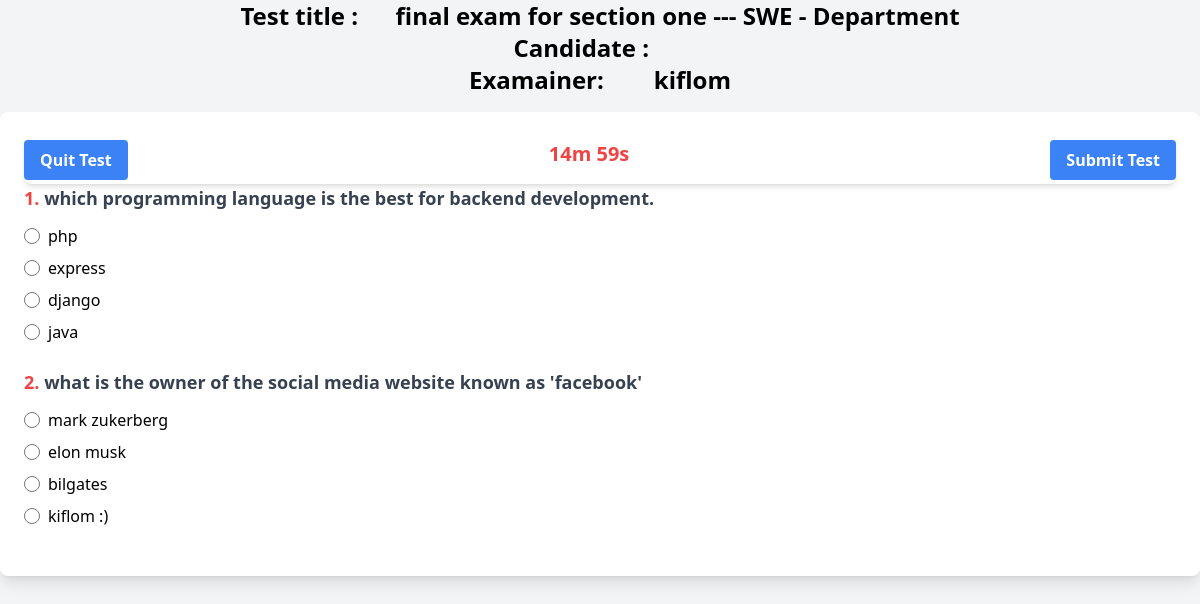
Screenshot of /server/dashboard/take_test.php?test_id=42 with the database file from the repository.
### tables this page shows
CREATE TABLE `tests` (
  `test_id` int(11) NOT NULL,
  `test_title` varchar(100) NOT NULL,
  `test_desc` varchar(1000) NOT NULL,
  `test_duration` int(11) NOT NULL,
  `test_catagory` varchar(100) NOT NULL,
  `test_author` varchar(100) NOT NULL
);

CREATE TABLE `questions` (
  `question_id` int(11) NOT NULL,
  `test_id` int(11) NOT NULL,
  `question_text` varchar(2000) NOT NULL,
  `option_1` varchar(1000) NOT NULL,
  `option_2` varchar(1000) NOT NULL,
  `option_3` varchar(1000) NOT NULL,
  `option_4` varchar(1000) NOT NULL,
  `correct_answer` int(11) NOT NULL
);

### server/dashboard/take_test.php (the view, shortened to what this page needs)
<?php
$test_id = $_GET['test_id'];
$host = 'localhost';
$db = 'quiz_app_details';
$user = 'root';
$pass = '';
$conn = new mysqli($host, $user, $pass, $db);
$sql = "SELECT * FROM tests WHERE test_id = '$test_id'";
$test_result = $conn->query($sql);
$test_row = $test_result->fetch_assoc();
$test_author = $test_row['test_author'];
$questions_sql = "SELECT * FROM questions WHERE test_id = '$test_id'";
$questions_result = $conn->query($questions_sql);
?>
<!DOCTYPE html>
<html lang="en">
<head>
    <script src="https://cdn.tailwindcss.com"></script>
</head>
<body class="bg-gray-100  items-center h-screen">
        <div class="text-2xl text-center font-semibold mb-4">Test title : &nbsp;&nbsp;&nbsp;&nbsp;&nbsp;<?php echo htmlspecialchars($test_row['test_title']); ?>
        <br/> Candidate :&nbsp;&nbsp;&nbsp;&nbsp;&nbsp;&nbsp;<?php echo $_SESSION['first_name']." ".$_SESSION['last_name']?>
        <br/>Examainer: &nbsp;&nbsp;&nbsp;&nbsp;&nbsp;&nbsp;&nbsp;<?php echo $test_author ?></div>
    <form id="test_form" action="" method="POST" class="bg-white p-6 rounded-lg shadow-lg">
    <div class="w-full flex justify-between bg-white py-1 rounded-lg shadow-md">
        <button type="button" name="add_question" class="bg-blue-500 hover:bg-red-600 text-white font-bold py-2 px-4 rounded outline-none"
            onclick="location.href='takeTest.php'"
        >
           Quit Test
        </button>
        <div id="timer" class="text-red-500 font-bold text-xl"></div>
        <button type="submit" name="submit_test" class="bg-blue-500 hover:bg-blue-600 text-white font-bold py-2 px-4 rounded outline-none"        >
        Submit Test
        </button>
        </div>
    <?php
    $questions_result->data_seek(0);
    $roll_num = 1;
    while ($question_row = $questions_result->fetch_assoc()): ?>
        <div class="mb-6">
            <p class="text-gray-700 text-lg font-semibold mb-3"><?php echo "<span class ='text-red-500'>".$roll_num . ".</span> ".htmlspecialchars($question_row['question_text']); ?></p>
            <div class="flex flex-col space-y-2">
                <label class="flex items-center space-x-2">
                    <input type="radio" name="question_<?php echo $question_row['question_id']; ?>" value="1" class="form-radio h-4 w-4 text-blue-600" required>
                    <span><?php echo htmlspecialchars($question_row['option_1']); ?></span>
                </label>
                <label class="flex items-center space-x-2">
                    <input type="radio" name="question_<?php echo $question_row['question_id']; ?>" value="2" class="form-radio h-4 w-4 text-blue-600" required>
                    <span><?php echo htmlspecialchars($question_row['option_2']); ?></span>
                </label>
                <label class="flex items-center space-x-2">
                    <input type="radio" name="question_<?php echo $question_row['question_id']; ?>" value="3" class="form-radio h-4 w-4 text-blue-600" required>
                    <span><?php echo htmlspecialchars($question_row['option_3']); ?></span>
                </label>
                <label class="flex items-center space-x-2">
                    <input type="radio" name="question_<?php echo $question_row['question_id']; ?>" value="4" class="form-radio h-4 w-4 text-blue-600" required>
                    <span><?php echo htmlspecialchars($question_row['option_4']); ?></span>
                </label>
            </div>
        </div>
    <?php $roll_num++;endwhile; ?>
</form>
</body>
</html>

### rows the page displays
tests: test_title "final exam for section one --- SWE - Department", test_author "kiflom"
questions: question_text "which programming language is the best for backend development.", option_1 "php", option_2 "express", option_3 "django", option_4 "java"
questions: question_text "what is the owner of the social media website known as 'facebook'", option_1 "mark zukerberg", option_2 "elon musk", option_3 "bilgates", option_4 "kiflom :)"
